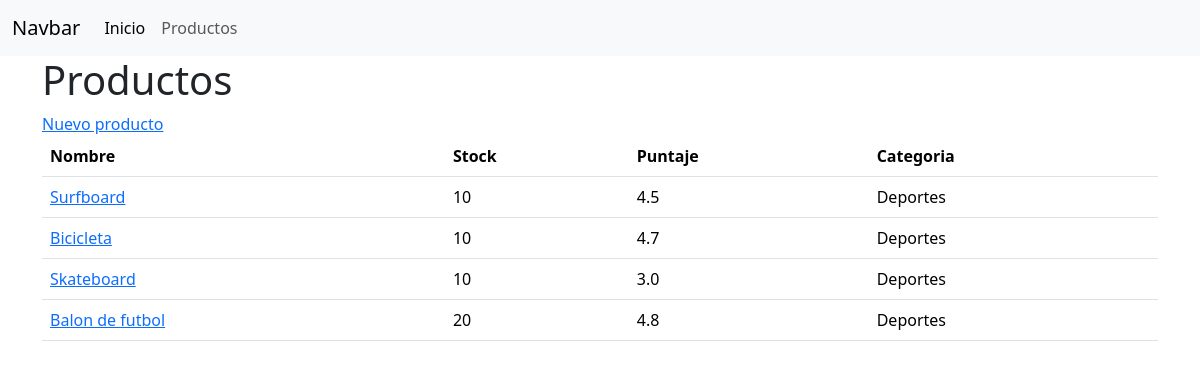
/productos/, run on the app's committed database.
### productos/models.py (models this page shows, shortened)
class Producto(models.Model):
    nombre = models.CharField(max_length=255)
    stock = models.IntegerField()
    puntaje = models.FloatField()
    categoria = models.ForeignKey(
        Categoria,
        on_delete=models.CASCADE
    )
    creado_en = models.DateTimeField(default=timezone.now)

class Categoria(models.Model):
    nombre = models.CharField(max_length=255)
    def __str__(self):
        return self.nombre

### productos/views.py (the view)
# urls.py: path('', views.index, name='index'),
def index(request):  # SIEMPRE RECIBEN REQUESTS LAS VIEWS
    productos = Producto.objects.all()
    return render(
        request,
        'index.html',
        context={'productos': productos}
    )

### productos/templates/index.html
{% extends 'base.html' %}
{% block content %}
<h1>Productos</h1>
<a href="{% url "productos:formulario" %}">Nuevo producto</a>
<table class="table">
    <thead>
        <tr>
            <th>Nombre</th>
            <th>Stock</th>
            <th>Puntaje</th>
            <th>Categoria</th>
        </tr>
    </thead>
    <tbody>
        {% for producto in productos %}
        <tr>
            <td><a href="{% url 'productos:detalle' producto.id %}">{{ producto.nombre }}</a></td>
            <td>{{ producto.stock }}</td>
            <td>{{ producto.puntaje }}</td>
            <td>{{ producto.categoria }}</td>
        </tr>
        {% endfor %}
    </tbody>
</table>
{% endblock %}

### productos/templates/base.html (shortened to what this page needs)
<!DOCTYPE html>
<html lang="en">
<head>
    <link href="https://cdn.jsdelivr.net/npm/bootstrap@5.3.2/dist/css/bootstrap.min.css" rel="stylesheet"
>
</head>
<body>
    <nav class="navbar navbar-expand-lg bg-body-tertiary">
        <div class="container-fluid">
          <a class="navbar-brand" href="#">Navbar</a>
          <div class="collapse navbar-collapse" id="navbarNav">
            <ul class="navbar-nav">
              <li class="nav-item">
                <a class="nav-link active" aria-current="page" href="{% url "inicio" %}">Inicio</a>
              </li>
              <li class="nav-item">
                <a class="nav-link" href="{% url "productos:index" %}">Productos</a>
              </li>
            </ul>
          </div>
        </div>
      </nav>
    <div class="container">
        {% block content %}
        {% endblock %}
    </div>
</body>
</html>

### data on the page
Producto: nombre "Surfboard", stock "10", puntaje "4.5", categoria "Deportes"
Producto: nombre "Bicicleta", stock "10", puntaje "4.7", categoria "Deportes"
Producto: nombre "Skateboard", stock "10", puntaje "3.0", categoria "Deportes"
Producto: nombre "Balon de futbol", stock "20", puntaje "4.8", categoria "Deportes"
